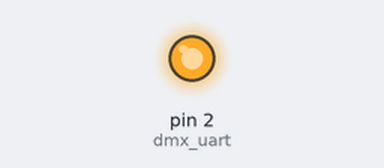
A program run on a simulated MicroPython board. Shown: output pins drawn as LEDs (lit = HIGH). At 0.0 s the program stops and its outputs stay as they are.

Above: at 0.1 s.
Timing chart, 0 to 1.5 s (numbered marks = the images above):
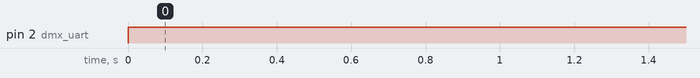

Measured:
- by itself, pin 2 (dmx_uart): LOW → HIGH at 0.00 s

The program:

dmx.py
```python
couleur= (0, 255, 0, 255)

from machine import UART
import machine, time
from array import array

dmx = array('B', [0] * 16)


def write_frame():
    #led = machine.Pin(0,machine.Pin.OUT)
    dmx_uart = machine.Pin(2, machine.Pin.OUT)
    dmx_uart.value(0)
    time.sleep_us(74)
    dmx_uart.value(1)
    # Now turn into a UART port and send DMX data
    dmx_uart = UART(1)
    dmx_uart.init(250000, bits=8, parity=None, stop=2)
    #send bytes
    dmx_uart.write(dmx)
    #Delete as its going to change anyway
    del(dmx_uart)

for n in range(0,4):
    dmx[n+1]=couleur[n]

write_frame()
```
